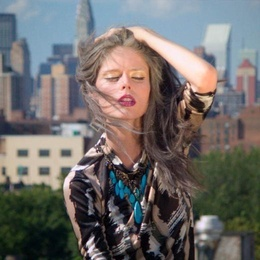
%> input picture lytro-07-A.jpg, 260 x 260 px, shrunk from 520 x 520 before the run, given in place of 1.jpg, which was not available
$ octave --eval "DWTBilateralGuidedFilterImageFusion;"   (GNU Octave 9; MATLAB toolbox functions it lacks are replaced by stand-ins)
%> lines starting %> are read from the running program, lines starting %| are printed output that depends on the picture; pictures that were not available may be replaced by others from this repository, and a replacement may not be noted
function DWTBilateralGuidedFilterImageFusion()

clear; clc; close all; warning off;

%load first image
ar=imread('1.jpg');
%> ar is the input picture: size 260x260x3 uint8; mean R, G, B 111.4, 107.7, 106
[nr,nc, nch]=size(ar);
%> nr = 260; nc = 260; nch = 3
a = reshape(ar,[nr,nc*nch]);
a = double(a);
%> a: size 260x780 double
a = a / 255;

%load second image
br=imread('2.jpg');
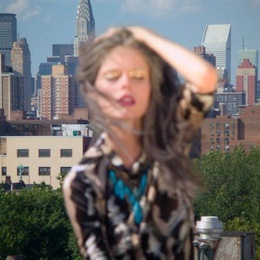
%> input picture lytro-07-B.jpg, 260 x 260 px, shrunk from 520 x 520 before the run, given in place of 2.jpg, which was not available
%> br is the input picture: size 260x260x3 uint8; mean R, G, B 112.2, 108.3, 106.7
[nr,nc, nch]=size(ar);
b = reshape(br,[nr,nc*nch]);
b = double(b);
%> b: size 260x780 double
b = b / 255;

%DWT transform
[a1,b1,c1,d1]=dwt2(a,'db4','mode','symw');
[a2,b2,c2,d2]=dwt2(b,'db4','mode','symw');

% [11 lines of commented-out code are left out]

[k1,k2]=size(a1);
%> k1 = 133; k2 = 393

%fusion map for lowpass
a3= zeros(k1,k2);
for i=1:k1
    for j=1:k2
        a3(i,j)=(a1(i,j)+a2(i,j))/2;
    end
end

%Guided parameters and for highpass image 1
% sd = sqrt(.001);
win_size1 = 3;
sigmad = 3 ;
sigmar =  0.1;
%bileteral filter
db1 = bifilter2d(b1,win_size1,sigmad,sigmar);
%> after the loop in bifilter2d, `for i = 1:dim(1)`:
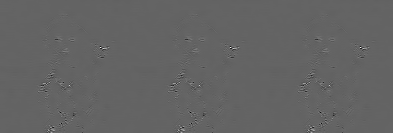
%> B: size 133x393 double; min -0.25, max 0.389, mean -0.000123; drawn with min black and max white
dc1 = bifilter2d(c1,win_size1,sigmad,sigmar);
dd1 = bifilter2d(d1,win_size1,sigmad,sigmar);

%different cof
b1= abs(b1-db1);
c1= abs(c1-dc1);
d1= abs(d1-dd1);

% inputa = imnoise(a, 'gaussian', 0, sd*sd);
guidea = a1;
bf1 = guidedFilter(b1, guidea, .001, win_size1);
cf1 = guidedFilter(c1, guidea, .001, win_size1);
df1 = guidedFilter(d1, guidea, .001, win_size1);


%for high image 2
% inputb= imnoise(b, 'gaussian', 0, sd*sd);
win_size2 = 3;

%bileteral filter
db2 = bifilter2d(b2,win_size2,sigmad,sigmar);
dc2 = bifilter2d(c2,win_size2,sigmad,sigmar);
dd2 = bifilter2d(d2,win_size2,sigmad,sigmar);

%different cof
b2= abs(b2-db2);
c2= abs(c2-dc2);
d2= abs(d2-dd2);
%guided for image2
guideb = b1;
bf2 = guidedFilter(b2, guideb, .001, win_size2);
cf2 = guidedFilter(c2, guideb, .001, win_size2);
df2 = guidedFilter(d2, guideb, .001, win_size2);

%fusion map for high-pass
b3= zeros();
c3= zeros();
d3= zeros();
for i=1:k1
    for j=1:k2
        b3(i,j)=max(bf1(i,j),bf2(i,j));
        c3(i,j)=max(cf1(i,j),cf2(i,j));
        d3(i,j)=max(df1(i,j),df2(i,j));
    end
end

%IDWT
c=idwt2(a3,b3,c3,d3,'db4','mode','symw');

%display
figure,imshow(ar)
title('First Image');

figure,imshow(br)
title('Second Image');

%fused image
c = reshape(c,[nr,nc, nch]);
figure,imshow(c,[]);
title('Fused Image');
drawnow;
end


function filtered = guidedFilter(input, guide, epsilon, win_size)
%> called with epsilon = 0.001, win_size = 3

np = win_size * win_size;
half = floor(win_size / 2);

paddedp = padarray(input, [half, half], 'both');
mup = zeros(size(paddedp));

paddedi = padarray(guide, [half, half], 'both');
mui = zeros(size(paddedi));

sigmai = zeros(size(paddedi));
cross = zeros(size(paddedi));

initial_denom = padarray(ones(size(input)), [half, half], 'both');
denom = zeros(size(paddedi));

for i = -half : half
    for j = -half : half
        mup = mup + circshift(paddedp, [i, j]);
        mui = mui + circshift(paddedi, [i, j]);
        sigmai = sigmai + circshift(paddedi, [i, j]).^2;
        cross = cross + circshift(paddedi, [i, j]).*circshift(paddedp, [i, j]);
        denom = denom + circshift(initial_denom, [i, j]);
    end
end
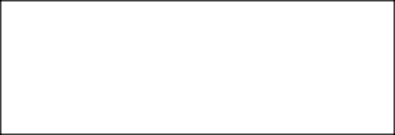
%> denom: size 135x395 double; min 1, max 9, mean 8.82; drawn with min black and max white
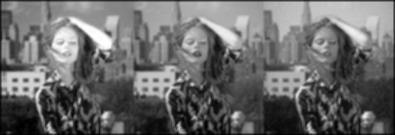
%> mui: size 135x395 double; min 0.0688, max 17.97, mean 7.56; drawn with min black and max white
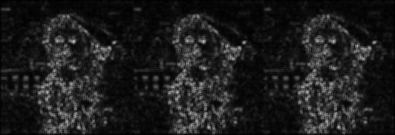
%> mup: size 135x395 double; min 0.00123, max 0.753, mean 0.116
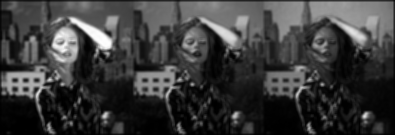
%> sigmai: size 135x395 double; min 0.00219, max 35.87, mean 8.4; drawn with min black and max white

mup = mup(half+1:end-half, half+1:end-half);
%> mup: size 133x393 double
mui = mui(half+1:end-half, half+1:end-half);
%> mui: size 133x393 double
sigmai = sigmai(half+1:end-half, half+1:end-half);
%> sigmai: size 133x393 double
cross = cross(half+1:end-half, half+1:end-half);
%> cross: size 133x393 double
denom = denom(half+1:end-half, half+1:end-half);
%> denom: size 133x393 double

mup = mup ./ denom;
mui = mui ./ denom;
sigmai = sigmai ./ denom - mui.^2/sqrt(np);
cross = cross ./ denom;

a = (cross - mui .* mup) ./ (sigmai + epsilon);
%> a: size 133x393 double
b = mup - a .* mui;
%> b: size 133x393 double

apad = padarray(a, [half, half], 'both');
bpad = padarray(b, [half, half], 'both');

mua = zeros(size(apad));
mub = zeros(size(bpad));

for i = -half : half
    for j = -half : half
        mua = mua + circshift(apad, [i, j]);
        mub = mub + circshift(bpad, [i, j]);
    end
end

mua = mua(half+1:end-half, half+1:end-half);
%> mua: size 133x393 double
mub = mub(half+1:end-half, half+1:end-half);
%> mub: size 133x393 double
mua = mua ./ denom;
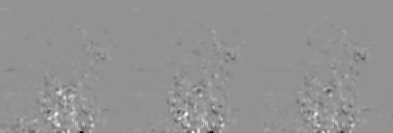
%> mua: size 133x393 double; min -0.0826, max 0.061, mean 0.000197; drawn with min black and max white
mub = mub ./ denom;

filtered = mua .* input + mub;
return;
end


function B = bifilter2d(A,w,sigma_d,sigma_r)

[X,Y] = meshgrid(-w:w,-w:w);
G = exp(-(X.^2+Y.^2)./(2.*sigma_d.^2));

dim = size(A);
B = zeros(dim);
for i = 1:dim(1)
    for j = 1:dim(2)
        iMin = max(i-w,1);
        iMax = min(i+w,dim(1));
        jMin = max(j-w,1);
        jMax = min(j+w,dim(2));
        I = A(iMin:iMax,jMin:jMax);
        H = exp(-(I-A(i,j)).^2/(2*sigma_r^2));
        F = H.*G((iMin:iMax)-i+w+1,(jMin:jMax)-j+w+1);
        B(i,j) = sum(F(:).*I(:))/sum(F(:));
    end

end

end
